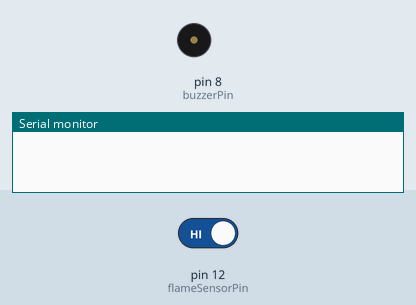
Recording of a sketch running on a simulated Arduino Uno, built with avr-gcc and run on an emulated ATmega328P. On the bench: buzzer (waves = sounding, pin HIGH), the last lines printed to the serial monitor. The inputs (shaded band) are chosen by the test bench; at power-on: pin 12 (flameSensorPin) HIGH. The modem accepts every AT command (registered, SIM ready, sends succeed) and sends nothing else.

Above: at 3.3 s.
3.4 s: pin 12 (flameSensorPin) driven LOW
At 3.7 s:
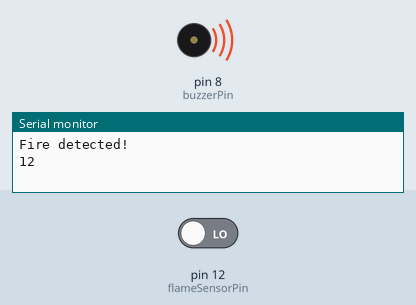
Timing chart, 0 to 6.4 s (numbered marks = the images above; inputs shaded):
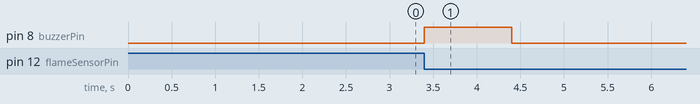

The sketch:

Fire_Alert_System_Via_SMS___Call.ino
```cpp
#include <SoftwareSerial.h>

SoftwareSerial sim900(9, 10); // RX, TX pins for connecting to the SIM900A module
int flameSensorPin = 12; // Flame sensor connected to digital pin 2
int buzzerPin = 8; // Buzzer connected to digital pin 3
const char* phoneNumber = "+91XXXXXXXXXXX"; // Enter the phone number you want to alert

void setup() {
  pinMode(flameSensorPin, INPUT);
  pinMode(buzzerPin, OUTPUT);
  sim900.begin(9600); // Start communication with the GSM module
  Serial.begin(9600); // Start serial communication for debugging
  delay(1000); // Allow time for GSM module to initialize
  // Turn off echo
    sim900.println("ATE0");
    delay(1000);
  sim900.print("AT+CMGF=1\r"); // Set GSM to SMS mode
  delay(100);
}

void loop() {
  if (digitalRead(flameSensorPin) == LOW) { // Check if the flame sensor detects fire
    Serial.println("Fire detected!");
    Serial.println(flameSensorPin);
    digitalWrite(buzzerPin, HIGH); // Turn on the buzzer
    delay(1000); // Buzzer on for 1 second
    digitalWrite(buzzerPin, LOW); // Turn off the buzzer
    sendSMS(); // Send alert SMS
    delay(3000);
    makeMissedCall(); // Make a missed call
    while(digitalRead(flameSensorPin) == LOW); // Wait here as long as the sensor detects fire
  }
}

void sendSMS() {
  Serial.println("Sending SMS...");
  sim900.println("AT+CMGF=1"); // Set GSM to SMS mode
  delay(1000);
  sim900.println("AT+CMGS=\"" + String(phoneNumber) + "\"");
  delay(1000);
  sim900.println("Fire Alert! Please check immediately."); // The SMS text
  delay(1000);
  sim900.println((char)26); // ASCII code of CTRL+Z to send the SMS
  delay(100);
  Serial.println("SMS sent.");
}

void makeMissedCall() {
  Serial.println("Making a missed call...");
  sim900.println("ATD" + String(phoneNumber) + ";");
  delay(20000); // Wait for 20 seconds before disconnecting the call
  sim900.println("ATH"); // Hang up the call
  Serial.println("Missed call made.");
}
```

Measured:
- after the input at 3.4 s, pin 8 (buzzerPin): LOW → HIGH at once, → LOW 1.0 s later
